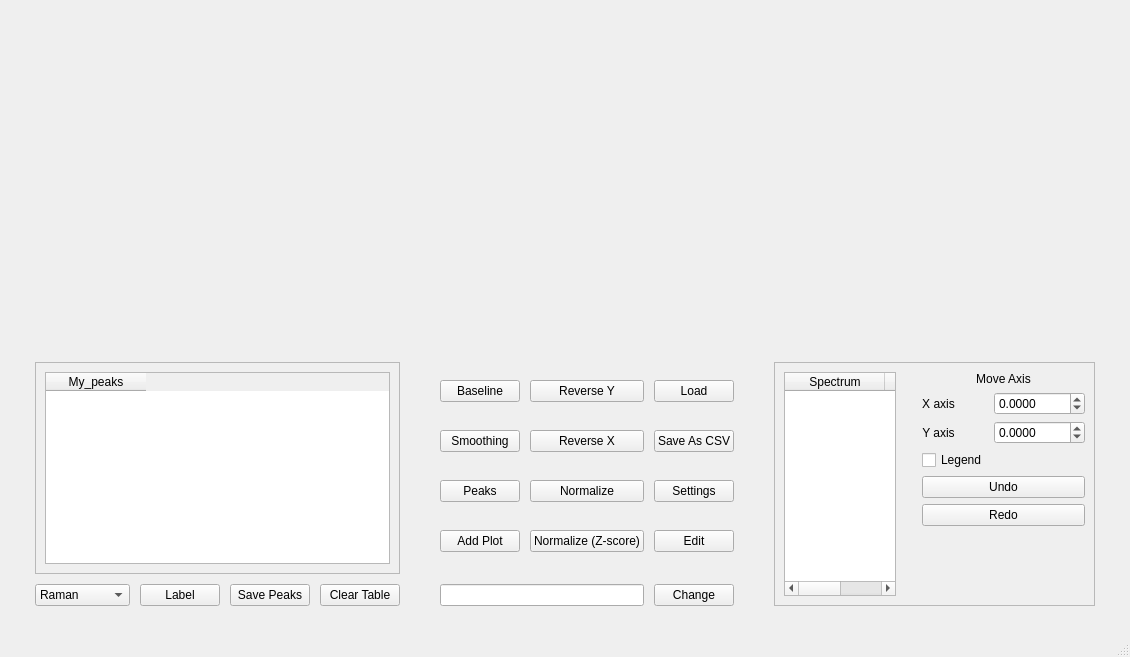
<?xml version="1.0" encoding="UTF-8"?>
<ui version="4.0">
 <class>MainWindow</class>
 <widget class="QMainWindow" name="MainWindow">
  <property name="geometry">
   <rect>
    <x>0</x>
    <y>0</y>
    <width>1130</width>
    <height>657</height>
   </rect>
  </property>
  <property name="windowTitle">
   <string>MainWindow</string>
  </property>
  <widget class="QWidget" name="centralwidget">
   <layout class="QGridLayout" name="gridLayout">
    <item row="1" column="1">
     <layout class="QVBoxLayout" name="verticalLayout_3" stretch="10,0">
      <item>
       <widget class="QWidget" name="graph_widget" native="true">
        <property name="enabled">
         <bool>true</bool>
        </property>
       </widget>
      </item>
      <item>
       <layout class="QGridLayout" name="main_layout" columnstretch="0,0,0,0,0,0,0,0">
        <property name="spacing">
         <number>10</number>
        </property>
        <item row="0" column="0" colspan="8">
         <spacer name="horizontalSpacer">
          <property name="orientation">
           <enum>Qt::Horizontal</enum>
          </property>
          <property name="sizeHint" stdset="0">
           <size>
            <width>40</width>
            <height>20</height>
           </size>
          </property>
         </spacer>
        </item>
        <item row="1" column="4">
         <layout class="QVBoxLayout" name="verticalLayout_5">
          <item>
           <widget class="QPushButton" name="button_reverse_y">
            <property name="toolTip">
             <string>&lt;html&gt;&lt;head/&gt;&lt;body&gt;&lt;p&gt;Reverses Y axis&lt;/p&gt;&lt;/body&gt;&lt;/html&gt;</string>
            </property>
            <property name="text">
             <string>Reverse Y</string>
            </property>
           </widget>
          </item>
          <item>
           <widget class="QPushButton" name="button_reverse_x">
            <property name="enabled">
             <bool>true</bool>
            </property>
            <property name="minimumSize">
             <size>
              <width>101</width>
              <height>0</height>
             </size>
            </property>
            <property name="toolTip">
             <string>&lt;html&gt;&lt;head/&gt;&lt;body&gt;&lt;p&gt;Reverses X axis&lt;/p&gt;&lt;/body&gt;&lt;/html&gt;</string>
            </property>
            <property name="text">
             <string>Reverse X</string>
            </property>
           </widget>
          </item>
          <item>
           <widget class="QPushButton" name="button_normalize">
            <property name="toolTip">
             <string>&lt;html&gt;&lt;head/&gt;&lt;body&gt;&lt;p&gt;Normalizes the Spectra&lt;/p&gt;&lt;/body&gt;&lt;/html&gt;</string>
            </property>
            <property name="text">
             <string>Normalize</string>
            </property>
           </widget>
          </item>
          <item>
           <widget class="QPushButton" name="button_normalize_z">
            <property name="text">
             <string>Normalize (Z-score)</string>
            </property>
           </widget>
          </item>
         </layout>
        </item>
        <item row="2" column="3" colspan="2">
         <widget class="QLineEdit" name="lineEdit_prominence">
          <property name="text">
           <string/>
          </property>
         </widget>
        </item>
        <item row="2" column="5">
         <widget class="QPushButton" name="button_change">
          <property name="toolTip">
           <string>&lt;html&gt;&lt;head/&gt;&lt;body&gt;&lt;p&gt;Changes prominence&lt;/p&gt;&lt;/body&gt;&lt;/html&gt;</string>
          </property>
          <property name="text">
           <string>Change</string>
          </property>
         </widget>
        </item>
        <item row="2" column="0">
         <layout class="QHBoxLayout" name="horizontalLayout_3">
          <item>
           <widget class="QComboBox" name="dropbox_lbl">
            <property name="editable">
             <bool>false</bool>
            </property>
            <item>
             <property name="text">
              <string>Raman</string>
             </property>
            </item>
            <item>
             <property name="text">
              <string>IR (Ref)</string>
             </property>
            </item>
            <item>
             <property name="text">
              <string>IR (Abs)</string>
             </property>
            </item>
            <item>
             <property name="text">
              <string>IR (Trans)</string>
             </property>
            </item>
            <item>
             <property name="text">
              <string>UV-Vis</string>
             </property>
            </item>
            <item>
             <property name="text">
              <string>Reflectance</string>
             </property>
            </item>
            <item>
             <property name="text">
              <string>XRF</string>
             </property>
            </item>
            <item>
             <property name="text">
              <string>XRD</string>
             </property>
            </item>
            <item>
             <property name="text">
              <string>None</string>
             </property>
            </item>
           </widget>
          </item>
          <item>
           <widget class="QPushButton" name="button_lbl">
            <property name="toolTip">
             <string>&lt;html&gt;&lt;head/&gt;&lt;body&gt;&lt;p&gt;Adds labels&lt;/p&gt;&lt;/body&gt;&lt;/html&gt;</string>
            </property>
            <property name="text">
             <string>Label</string>
            </property>
           </widget>
          </item>
         </layout>
        </item>
        <item row="1" column="5">
         <layout class="QVBoxLayout" name="verticalLayout_4">
          <item>
           <widget class="QPushButton" name="button_load">
            <property name="toolTip">
             <string>&lt;html&gt;&lt;head/&gt;&lt;body&gt;&lt;p&gt;Loads Spectra&lt;/p&gt;&lt;/body&gt;&lt;/html&gt;</string>
            </property>
            <property name="text">
             <string>Load</string>
            </property>
           </widget>
          </item>
          <item>
           <widget class="QPushButton" name="button_save_as">
            <property name="toolTip">
             <string>&lt;html&gt;&lt;head/&gt;&lt;body&gt;&lt;p&gt;Saves Spectra&lt;/p&gt;&lt;/body&gt;&lt;/html&gt;</string>
            </property>
            <property name="text">
             <string>Save As CSV</string>
            </property>
           </widget>
          </item>
          <item>
           <widget class="QPushButton" name="button_settings">
            <property name="toolTip">
             <string>&lt;html&gt;&lt;head/&gt;&lt;body&gt;&lt;p&gt;Open Settings&lt;/p&gt;&lt;/body&gt;&lt;/html&gt;</string>
            </property>
            <property name="text">
             <string>Settings</string>
            </property>
           </widget>
          </item>
          <item>
           <widget class="QPushButton" name="button_edit">
            <property name="toolTip">
             <string>&lt;html&gt;&lt;head/&gt;&lt;body&gt;&lt;p&gt;Open Edit Mode&lt;/p&gt;&lt;/body&gt;&lt;/html&gt;</string>
            </property>
            <property name="text">
             <string>Edit</string>
            </property>
           </widget>
          </item>
         </layout>
        </item>
        <item row="1" column="6" rowspan="2">
         <spacer name="verticalSpacer">
          <property name="orientation">
           <enum>Qt::Vertical</enum>
          </property>
          <property name="sizeHint" stdset="0">
           <size>
            <width>20</width>
            <height>40</height>
           </size>
          </property>
         </spacer>
        </item>
        <item row="2" column="1">
         <layout class="QHBoxLayout" name="horizontalLayout_2">
          <item>
           <widget class="QPushButton" name="button_save_table">
            <property name="toolTip">
             <string>&lt;html&gt;&lt;head/&gt;&lt;body&gt;&lt;p&gt;Saves text&lt;/p&gt;&lt;/body&gt;&lt;/html&gt;</string>
            </property>
            <property name="text">
             <string>Save Peaks</string>
            </property>
           </widget>
          </item>
          <item>
           <widget class="QPushButton" name="button_clear_table">
            <property name="toolTip">
             <string>&lt;html&gt;&lt;head/&gt;&lt;body&gt;&lt;p&gt;Clears text&lt;/p&gt;&lt;/body&gt;&lt;/html&gt;</string>
            </property>
            <property name="text">
             <string>Clear Table</string>
            </property>
           </widget>
          </item>
         </layout>
        </item>
        <item row="1" column="2" rowspan="2">
         <spacer name="verticalSpacer_4">
          <property name="orientation">
           <enum>Qt::Vertical</enum>
          </property>
          <property name="sizeHint" stdset="0">
           <size>
            <width>20</width>
            <height>40</height>
           </size>
          </property>
         </spacer>
        </item>
        <item row="1" column="7" rowspan="2">
         <widget class="QScrollArea" name="scrollArea">
          <property name="widgetResizable">
           <bool>true</bool>
          </property>
          <widget class="QWidget" name="scrollAreaWidgetContents">
           <property name="geometry">
            <rect>
             <x>0</x>
             <y>0</y>
             <width>363</width>
             <height>245</height>
            </rect>
           </property>
           <layout class="QGridLayout" name="gridLayout_2">
            <item row="1" column="1">
             <spacer name="verticalSpacer_5">
              <property name="orientation">
               <enum>Qt::Vertical</enum>
              </property>
              <property name="sizeHint" stdset="0">
               <size>
                <width>20</width>
                <height>40</height>
               </size>
              </property>
             </spacer>
            </item>
            <item row="1" column="0">
             <widget class="QTableWidget" name="table">
              <column>
               <property name="text">
                <string>Spectrum</string>
               </property>
               <property name="textAlignment">
                <set>AlignCenter</set>
               </property>
              </column>
              <column>
               <property name="text">
                <string>Peaks</string>
               </property>
               <property name="textAlignment">
                <set>AlignCenter</set>
               </property>
              </column>
             </widget>
            </item>
            <item row="1" column="2">
             <layout class="QFormLayout" name="formLayout">
              <item row="1" column="0" colspan="2">
               <widget class="QLabel" name="lbl_move_axis">
                <property name="font">
                 <font>
                  <stylestrategy>PreferDefault</stylestrategy>
                 </font>
                </property>
                <property name="text">
                 <string>Move Axis</string>
                </property>
                <property name="alignment">
                 <set>Qt::AlignCenter</set>
                </property>
               </widget>
              </item>
              <item row="2" column="0">
               <widget class="QLabel" name="lbl_move_axis_x">
                <property name="font">
                 <font>
                  <stylestrategy>PreferDefault</stylestrategy>
                 </font>
                </property>
                <property name="text">
                 <string>X axis</string>
                </property>
                <property name="alignment">
                 <set>Qt::AlignCenter</set>
                </property>
               </widget>
              </item>
              <item row="2" column="1">
               <widget class="QDoubleSpinBox" name="doubleSpinBox_x_axis">
                <property name="decimals">
                 <number>4</number>
                </property>
                <property name="minimum">
                 <double>-9999.989999999999782</double>
                </property>
                <property name="maximum">
                 <double>99999.990000000005239</double>
                </property>
                <property name="singleStep">
                 <double>0.010000000000000</double>
                </property>
               </widget>
              </item>
              <item row="3" column="0">
               <widget class="QLabel" name="lbl_move_axis_y">
                <property name="font">
                 <font>
                  <stylestrategy>PreferDefault</stylestrategy>
                 </font>
                </property>
                <property name="text">
                 <string>Y axis</string>
                </property>
                <property name="alignment">
                 <set>Qt::AlignCenter</set>
                </property>
               </widget>
              </item>
              <item row="3" column="1">
               <widget class="QDoubleSpinBox" name="doubleSpinBox_y_axis">
                <property name="decimals">
                 <number>4</number>
                </property>
                <property name="minimum">
                 <double>-9999.989999999999782</double>
                </property>
                <property name="maximum">
                 <double>99999.990000000005239</double>
                </property>
                <property name="singleStep">
                 <double>0.010000000000000</double>
                </property>
               </widget>
              </item>
              <item row="4" column="0">
               <widget class="QCheckBox" name="legend_checkBox">
                <property name="enabled">
                 <bool>true</bool>
                </property>
                <property name="text">
                 <string>Legend</string>
                </property>
                <property name="checked">
                 <bool>false</bool>
                </property>
                <property name="tristate">
                 <bool>false</bool>
                </property>
               </widget>
              </item>
              <item row="5" column="0" colspan="2">
               <widget class="QPushButton" name="button_undo">
                <property name="text">
                 <string>Undo</string>
                </property>
               </widget>
              </item>
              <item row="6" column="0" colspan="2">
               <widget class="QPushButton" name="button_redo">
                <property name="text">
                 <string>Redo</string>
                </property>
               </widget>
              </item>
             </layout>
            </item>
           </layout>
          </widget>
         </widget>
        </item>
        <item row="1" column="3">
         <layout class="QVBoxLayout" name="verticalLayout">
          <item>
           <widget class="QPushButton" name="button_baseline">
            <property name="enabled">
             <bool>true</bool>
            </property>
            <property name="toolTip">
             <string>&lt;html&gt;&lt;head/&gt;&lt;body&gt;&lt;p&gt;Adds a baseline&lt;/p&gt;&lt;/body&gt;&lt;/html&gt;</string>
            </property>
            <property name="text">
             <string>Baseline</string>
            </property>
           </widget>
          </item>
          <item>
           <widget class="QPushButton" name="button_savgol">
            <property name="toolTip">
             <string>&lt;html&gt;&lt;head/&gt;&lt;body&gt;&lt;p&gt;Removes the spectral noise&lt;/p&gt;&lt;/body&gt;&lt;/html&gt;</string>
            </property>
            <property name="text">
             <string>Smoothing</string>
            </property>
           </widget>
          </item>
          <item>
           <widget class="QPushButton" name="button_peaks">
            <property name="toolTip">
             <string>&lt;html&gt;&lt;head/&gt;&lt;body&gt;&lt;p&gt;Finds Peaks&lt;/p&gt;&lt;/body&gt;&lt;/html&gt;</string>
            </property>
            <property name="text">
             <string>Peaks</string>
            </property>
           </widget>
          </item>
          <item>
           <widget class="QPushButton" name="button_add_plot">
            <property name="toolTip">
             <string>&lt;html&gt;&lt;head/&gt;&lt;body&gt;&lt;p&gt;Adds another plot&lt;/p&gt;&lt;/body&gt;&lt;/html&gt;</string>
            </property>
            <property name="text">
             <string>Add Plot</string>
            </property>
           </widget>
          </item>
         </layout>
        </item>
        <item row="1" column="0" colspan="2">
         <widget class="QScrollArea" name="scrollArea_peaks">
          <property name="widgetResizable">
           <bool>true</bool>
          </property>
          <widget class="QWidget" name="scrollAreaWidgetContents_2">
           <property name="geometry">
            <rect>
             <x>0</x>
             <y>0</y>
             <width>332</width>
             <height>210</height>
            </rect>
           </property>
           <layout class="QHBoxLayout" name="horizontalLayout">
            <item>
             <widget class="QTableWidget" name="table_peaks">
              <column>
               <property name="text">
                <string>My_peaks</string>
               </property>
              </column>
             </widget>
            </item>
           </layout>
          </widget>
         </widget>
        </item>
       </layout>
      </item>
     </layout>
    </item>
    <item row="2" column="0" colspan="3">
     <spacer name="horizontalSpacer_3">
      <property name="orientation">
       <enum>Qt::Horizontal</enum>
      </property>
      <property name="sizeHint" stdset="0">
       <size>
        <width>40</width>
        <height>20</height>
       </size>
      </property>
     </spacer>
    </item>
    <item row="0" column="0" colspan="3">
     <spacer name="horizontalSpacer_2">
      <property name="orientation">
       <enum>Qt::Horizontal</enum>
      </property>
      <property name="sizeHint" stdset="0">
       <size>
        <width>40</width>
        <height>20</height>
       </size>
      </property>
     </spacer>
    </item>
    <item row="1" column="2">
     <spacer name="verticalSpacer_3">
      <property name="orientation">
       <enum>Qt::Vertical</enum>
      </property>
      <property name="sizeHint" stdset="0">
       <size>
        <width>20</width>
        <height>40</height>
       </size>
      </property>
     </spacer>
    </item>
    <item row="1" column="0">
     <spacer name="verticalSpacer_2">
      <property name="orientation">
       <enum>Qt::Vertical</enum>
      </property>
      <property name="sizeHint" stdset="0">
       <size>
        <width>20</width>
        <height>40</height>
       </size>
      </property>
     </spacer>
    </item>
   </layout>
  </widget>
  <widget class="QStatusBar" name="statusbar"/>
 </widget>
 <resources/>
 <connections/>
</ui>
